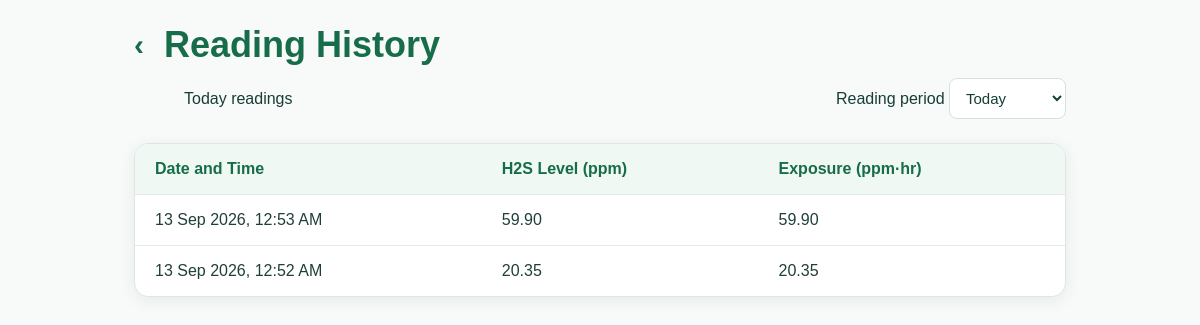
The app's page /history (signed in) with its own data.
### tables this page shows
CREATE TABLE exposure_records (
            id INTEGER PRIMARY KEY AUTOINCREMENT,
            user_id INTEGER NOT NULL,
            h2s_level REAL NOT NULL,
            exposure_ppm_hr REAL DEFAULT 0,
            recorded_at TIMESTAMP DEFAULT CURRENT_TIMESTAMP,
            FOREIGN KEY(user_id) REFERENCES users(id) ON DELETE CASCADE
        );

### app.py (the view)
@app.route("/history")
def history():
    if "user_id" not in session:
        return redirect(url_for("login"))
    user = get_current_user()
    if user == "DATABASE_ERROR":
        return "Unable to load history due to a database problem.", 500
    if user is None:
        session.clear()
        return redirect(url_for("login"))
    connection = get_db()
    cursor = None
    try:
        cursor = connection.cursor(dictionary=True)
        selected_period = request.args.get("period", "today")
        if selected_period not in {"today", "yesterday", "week"}:
            selected_period = "today"
        today = date.today()
        if selected_period == "yesterday":
            period_start = today - timedelta(days=1)
            period_end = today
            period_label = "Yesterday"
        elif selected_period == "week":
            period_start = today - timedelta(days=6)
            period_end = today + timedelta(days=1)
            period_label = "This Week"
        else:
            period_start = today
            period_end = today + timedelta(days=1)
            period_label = "Today"
        cursor.execute(
            """
            SELECT h2s_level, exposure_ppm_hr, recorded_at
            FROM exposure_records
            WHERE user_id = %s
            ORDER BY recorded_at DESC, id DESC
            """,
            (user["id"],),
        )
        readings = [
            normalize_row(row)
            for row in cursor.fetchall()
            if row["recorded_at"]
            and period_start <= normalize_datetime(row["recorded_at"]).date() < period_end
        ]
        return render_template(
            "history.html",
            user=user,
            readings=readings,
            selected_period=selected_period,
            period_label=period_label,
        )
    except Exception as exc:
        print("HISTORY DATABASE ERROR:", repr(exc))
        return "Unable to load reading history because of a database error.", 500
    finally:
        if cursor is not None:
            cursor.close()
        if connection is not None:
            connection.close()

### app.py (called while the page is built, shortened)
def normalize_datetime(value):
    if value is None:
        return None
    if isinstance(value, datetime):
        return value
    if isinstance(value, str):
        value = value.strip()
        if not value:
            return None
        for fmt in (
            "%Y-%m-%d %H:%M:%S",
            "%Y-%m-%d %H:%M:%S.%f",
            "%Y-%m-%d",
            "%Y-%m-%dT%H:%M:%S",
            "%Y-%m-%dT%H:%M:%S.%f",
            "%Y-%m-%dT%H:%M:%S%z",
            "%Y-%m-%dT%H:%M:%S.%f%z",
        ):
            try:
                return datetime.strptime(value, fmt)
            except ValueError:
                continue
        try:
            return datetime.fromisoformat(value.replace("Z", "+00:00"))
        except ValueError:
            return value
    return value

def normalize_row(row):
    if row is None:
        return None
    if isinstance(row, dict):
        return {
            key: normalize_datetime(value) if key in {"recorded_at", "last_seen", "created_at", "date_of_birth"} else value
            for key, value in row.items()
        }

def get_db():
    connection = SQLiteCompatConnection(SQLITE_DB_PATH)
    ensure_sqlite_schema(connection)
    return connection

    def __getitem__(self, key):
        if isinstance(key, int):
            return list(self.values())[key]
        return super().__getitem__(key)

    def __getattr__(self, name):
        return getattr(self._cursor, name)

    def execute(self, query, params=()):
        if params:
            return self._cursor.execute(query.replace("%s", "?"), params)
        return self._cursor.execute(query)

    def fetchone(self):
        row = self._cursor.fetchone()
        if row is None:
            return None
        return SQLiteRow({key: row[key] for key in row.keys()})

    def fetchall(self):
        return [SQLiteRow({key: item[key] for key in item.keys()}) for item in self._cursor.fetchall()]

    def cursor(self, dictionary=False):
        return SQLiteCompatCursor(self._conn)

    def execute(self, query, params=()):
        if params:
            return self._conn.execute(query.replace("%s", "?"), params)
        return self._conn.execute(query)

    def commit(self):
        return self._conn.commit()

    def close(self):
        return self._conn.close()

### templates/history.html (shortened to what this page needs)
<!DOCTYPE html>
<html lang="en">
<head>
</head>
<body>
    <main class="history-page">
        <header class="history-header">
            <a class="back-link" href="{{ url_for('home') }}" aria-label="Back to home">&#8249;</a>
            <h1>Reading History</h1>
        </header>
        <div class="history-toolbar">
            <span>{{ period_label }} readings</span>
            <form method="GET" action="{{ url_for('history') }}">
                <label for="history-period" class="visually-hidden">Reading period</label>
                <select id="history-period" class="period-select" name="period" onchange="this.form.submit()">
                    <option value="today" {% if selected_period == 'today' %}selected{% endif %}>Today</option>
                </select>
            </form>
        </div>
        <section class="history-card">
            {% if readings %}
                <table>
                    <thead>
                        <tr>
                            <th>Date and Time</th>
                            <th>H2S Level (ppm)</th>
                            <th>Exposure (ppm&middot;hr)</th>
                        </tr>
                    </thead>
                    <tbody>
                        {% for reading in readings %}
                            <tr>
                                <td>
                                    {% if reading.recorded_at %}
                                        {{ reading.recorded_at.strftime('%d %b %Y, %I:%M %p') }}
                                    {% else %}
                                        Not recorded
                                    {% endif %}
                                </td>
                                <td>{{ '%.2f'|format(reading.h2s_level or 0) }}</td>
                                <td>{{ '%.2f'|format(reading.exposure_ppm_hr or 0) }}</td>
                            </tr>
                        {% endfor %}
                    </tbody>
                </table>
            {% else %}
                <p class="empty-state">No exposure readings have been recorded yet.</p>
            {% endif %}
        </section>
    </main>
</body>
</html>

### templates/history.html (style rules this page uses)
* { box-sizing: border-box; }
body { margin: 0; min-height: 100vh; padding-bottom: 24px; background: #f8faf9; color: #173e36; font-family: Arial, Helvetica, sans-serif; }
.history-page { width: min(980px, 100%); margin: 0 auto; padding: 24px; }
.history-header { display: flex; align-items: center; gap: 20px; margin-bottom: 12px; }
.back-link { color: #176c49; font-size: 30px; font-weight: 700; text-decoration: none; }
h1 { margin: 0; color: #176c49; font-size: clamp(25px, 4vw, 36px); }
.history-toolbar { display: flex; align-items: center; justify-content: space-between; gap: 16px; margin: 0 0 24px 50px; }
.period-select { padding: 10px 12px; border: 1px solid #d8dfdc; border-radius: 8px; background: white; color: #173e36; font-size: 15px; }
.history-card { overflow-x: auto; border: 1px solid #dce7e1; border-radius: 14px; background: white; box-shadow: 0 4px 16px rgba(25, 55, 45, 0.08); }
table { width: 100%; min-width: 620px; border-collapse: collapse; }
th, td { padding: 16px 20px; border-bottom: 1px solid #e5e9e7; text-align: left; }
th { background: #eff8f3; color: #176c49; font-size: 16px; }
td { color: #203f3a; font-size: 16px; }
tbody tr:last-child td { border-bottom: none; }

### records on screen
exposure_records: recorded_at "13 Sep 2026, 12:53 AM", h2s_level "59.90", exposure_ppm_hr "59.90"
exposure_records: recorded_at "13 Sep 2026, 12:52 AM", h2s_level "20.35", exposure_ppm_hr "20.35"

### other values on screen
{{ period_label }} "Today"
